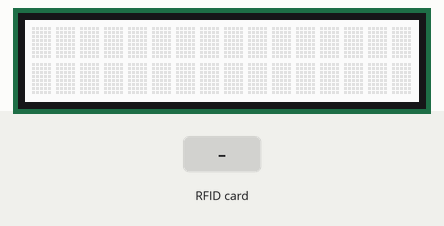
Recording of a sketch running on a simulated Arduino Uno, built with avr-gcc and run on an emulated ATmega328P. Shown: 16×2 character LCD. The inputs (shaded band) are chosen by the test bench. What the sketch prints to the serial monitor is not drawn.

Above: at 1.3 s.
1.4 s: RFID card F2 57 15 89 held to the reader
At 2.2 s:
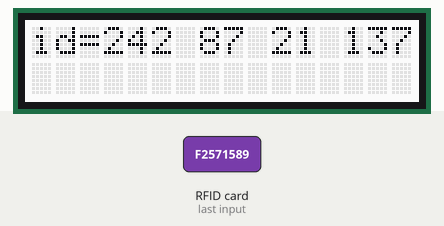
3.9 s: RFID card 5E 7A 19 C4 held to the reader
At 4.6 s:
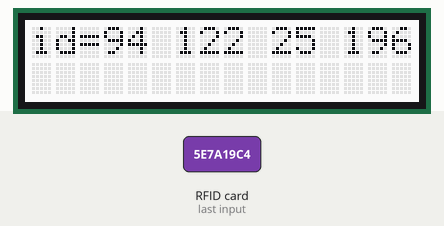
Timing chart, 0 to 6.9 s (numbered marks = the images above; inputs shaded):
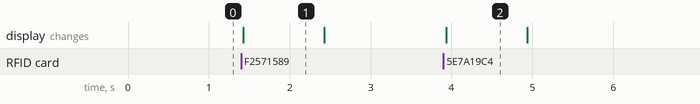

Measured:
- after the input at 1.4 s, the display: changes at once (image 1)
- after the input at 3.9 s, the display: changes at once (image 2)
- what the display in image 1 shows lasts 1.0 s, from 1.4 s to 2.4 s

The sketch:

mfrc_ind.ino
```cpp
#include<SPI.h>
#include<MFRC522.h>
#include <Wire.h>
#include "rgb_lcd.h"
#define RST_PIN         9
#define SS_PIN          10

MFRC522 mfrc522(SS_PIN, RST_PIN);
rgb_lcd lcd;
char *reference;

byte uid[]={0xF2, 0x57, 0x15, 0x89};  //這是我們指定的卡片UID，可由讀取UID的程式取得特定卡片的UID，再修改這行

void setup() {
  Serial.begin(9600);
  Serial.println("RFID reader is ready!");
  lcd.begin(16,2);
  SPI.begin();
  mfrc522.PCD_Init();
  mfrc522.PCD_DumpVersionToSerial();}

void loop() {
  // put your main code here, to run repeatedly:
   if (mfrc522.PICC_IsNewCardPresent() &&
mfrc522.PICC_ReadCardSerial()) {
      //byte *id = mfrc522.uid.uidByte;   // 取得卡片的UID

      Serial.print("id:");
      lcd.write("id=");
      for (byte   i = 0; i < 4; i++) {  // 逐一顯示UID碼

        Serial.print(mfrc522.uid.uidByte[i]);       // 以16進位顯示UID值
        Serial.print(" ");
        lcd.print(mfrc522.uid.uidByte[i]);
        lcd.write(" ");
      }
      Serial.println();
      mfrc522.PICC_HaltA();  // 讓卡片進入停止模式
      delay(1000);
    }
    lcd.clear();
}
```
